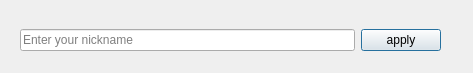
<?xml version="1.0" encoding="UTF-8"?>
<ui version="4.0">
 <class>Dialog</class>
 <widget class="QDialog" name="Dialog">
  <property name="geometry">
   <rect>
    <x>0</x>
    <y>0</y>
    <width>473</width>
    <height>73</height>
   </rect>
  </property>
  <property name="windowTitle">
   <string>Chat</string>
  </property>
  <widget class="QWidget" name="horizontalLayoutWidget">
   <property name="geometry">
    <rect>
     <x>20</x>
     <y>20</y>
     <width>421</width>
     <height>41</height>
    </rect>
   </property>
   <layout class="QHBoxLayout" name="horizontalLayout">
    <item>
     <widget class="QLineEdit" name="lineEdit">
      <property name="inputMask">
       <string/>
      </property>
      <property name="text">
       <string/>
      </property>
      <property name="placeholderText">
       <string>Enter your nickname</string>
      </property>
      <property name="clearButtonEnabled">
       <bool>false</bool>
      </property>
     </widget>
    </item>
    <item>
     <widget class="QPushButton" name="pushButton">
      <property name="text">
       <string>apply</string>
      </property>
     </widget>
    </item>
   </layout>
  </widget>
 </widget>
 <resources/>
 <connections/>
</ui>
